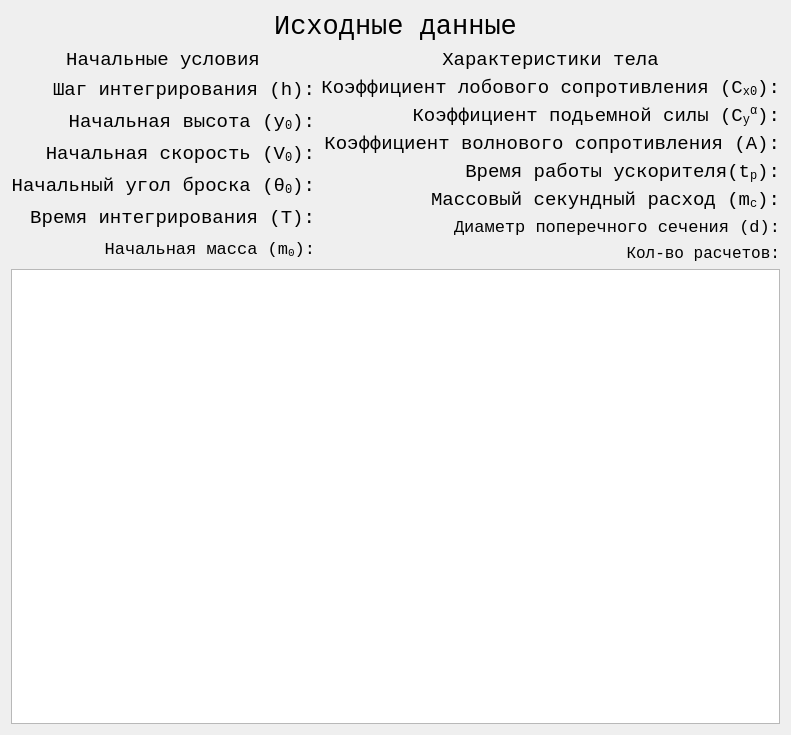
<?xml version="1.0" encoding="UTF-8"?>
<ui version="4.0">
 <class>inputWidget</class>
 <widget class="QWidget" name="inputWidget">
  <property name="geometry">
   <rect>
    <x>0</x>
    <y>0</y>
    <width>768</width>
    <height>735</height>
   </rect>
  </property>
  <property name="font">
   <font>
    <pointsize>13</pointsize>
   </font>
  </property>
  <property name="windowTitle">
   <string>Form</string>
  </property>
  <property name="autoFillBackground">
   <bool>false</bool>
  </property>
  <property name="styleSheet">
   <string notr="true"/>
  </property>
  <layout class="QGridLayout" name="gridLayout_3">
   <item row="1" column="0">
    <layout class="QVBoxLayout" name="verticalLayout_3">
     <item>
      <widget class="QLabel" name="label_2">
       <property name="font">
        <font>
         <family>Courier New</family>
         <pointsize>14</pointsize>
        </font>
       </property>
       <property name="text">
        <string>Начальные условия</string>
       </property>
       <property name="alignment">
        <set>Qt::AlignCenter</set>
       </property>
      </widget>
     </item>
    </layout>
   </item>
   <item row="0" column="0" colspan="2">
    <layout class="QHBoxLayout" name="horizontalLayout">
     <item>
      <widget class="QLabel" name="label">
       <property name="font">
        <font>
         <family>Courier Std</family>
         <pointsize>20</pointsize>
         <weight>50</weight>
         <bold>false</bold>
         <underline>false</underline>
         <kerning>false</kerning>
        </font>
       </property>
       <property name="styleSheet">
        <string notr="true"/>
       </property>
       <property name="text">
        <string>Исходные данные</string>
       </property>
       <property name="alignment">
        <set>Qt::AlignCenter</set>
       </property>
      </widget>
     </item>
    </layout>
   </item>
   <item row="2" column="1">
    <layout class="QVBoxLayout" name="verticalLayout2">
     <item>
      <layout class="QHBoxLayout" name="horizontalLayout_8s">
       <item>
        <widget class="QLabel" name="label_14">
         <property name="font">
          <font>
           <family>Courier New</family>
           <pointsize>13</pointsize>
          </font>
         </property>
         <property name="text">
          <string>&lt;html&gt;&lt;head/&gt;&lt;body&gt;&lt;p&gt;&lt;span style=&quot; font-size:14pt;&quot;&gt;Коэффициент лобового сопротивления (C&lt;/span&gt;&lt;span style=&quot; font-size:14pt; vertical-align:sub;&quot;&gt;x0&lt;/span&gt;&lt;span style=&quot; font-size:14pt;&quot;&gt;)&lt;/span&gt;&lt;span style=&quot; font-size:14pt;&quot;&gt;:&lt;/span&gt;&lt;/p&gt;&lt;/body&gt;&lt;/html&gt;</string>
         </property>
         <property name="alignment">
          <set>Qt::AlignRight|Qt::AlignTrailing|Qt::AlignVCenter</set>
         </property>
        </widget>
       </item>
      </layout>
     </item>
     <item>
      <layout class="QHBoxLayout" name="horizontalLayout_9s">
       <item>
        <widget class="QLabel" name="label_15">
         <property name="font">
          <font>
           <family>Courier New</family>
           <pointsize>13</pointsize>
          </font>
         </property>
         <property name="text">
          <string>&lt;html&gt;&lt;head/&gt;&lt;body&gt;&lt;p&gt;&lt;span style=&quot; font-size:14pt;&quot;&gt;Коэффициент подьемной силы (C&lt;/span&gt;&lt;span style=&quot; font-size:14pt; vertical-align:sub;&quot;&gt;y&lt;/span&gt;&lt;span style=&quot; font-size:14pt; vertical-align:super;&quot;&gt;α&lt;/span&gt;&lt;span style=&quot; font-size:14pt;&quot;&gt;)&lt;/span&gt;&lt;span style=&quot; font-size:14pt;&quot;&gt;:&lt;/span&gt;&lt;/p&gt;&lt;/body&gt;&lt;/html&gt;</string>
         </property>
         <property name="alignment">
          <set>Qt::AlignRight|Qt::AlignTrailing|Qt::AlignVCenter</set>
         </property>
        </widget>
       </item>
      </layout>
     </item>
     <item>
      <layout class="QHBoxLayout" name="horizontalLayout_10s">
       <item>
        <widget class="QLabel" name="label_16">
         <property name="font">
          <font>
           <family>Courier New</family>
           <pointsize>13</pointsize>
          </font>
         </property>
         <property name="text">
          <string>&lt;html&gt;&lt;head/&gt;&lt;body&gt;&lt;p&gt;&lt;span style=&quot; font-size:14pt;&quot;&gt;Коэффициент волнового сопротивления (A):&lt;/span&gt;&lt;/p&gt;&lt;/body&gt;&lt;/html&gt;</string>
         </property>
         <property name="alignment">
          <set>Qt::AlignRight|Qt::AlignTrailing|Qt::AlignVCenter</set>
         </property>
        </widget>
       </item>
      </layout>
     </item>
     <item>
      <layout class="QHBoxLayout" name="horizontalLayout_11s">
       <item>
        <widget class="QLabel" name="label_17">
         <property name="font">
          <font>
           <family>Courier New</family>
           <pointsize>13</pointsize>
          </font>
         </property>
         <property name="text">
          <string>&lt;html&gt;&lt;head/&gt;&lt;body&gt;&lt;p&gt;&lt;span style=&quot; font-size:14pt;&quot;&gt;Время работы ускорителя(t&lt;/span&gt;&lt;span style=&quot; font-size:14pt; vertical-align:sub;&quot;&gt;p&lt;/span&gt;&lt;span style=&quot; font-size:14pt;&quot;&gt;)&lt;/span&gt;&lt;span style=&quot; font-size:14pt;&quot;&gt;:&lt;/span&gt;&lt;/p&gt;&lt;/body&gt;&lt;/html&gt;</string>
         </property>
         <property name="alignment">
          <set>Qt::AlignRight|Qt::AlignTrailing|Qt::AlignVCenter</set>
         </property>
        </widget>
       </item>
      </layout>
     </item>
     <item>
      <layout class="QHBoxLayout" name="horizontalLayout_12s">
       <item>
        <widget class="QLabel" name="label_18">
         <property name="font">
          <font>
           <family>Courier New</family>
           <pointsize>13</pointsize>
          </font>
         </property>
         <property name="text">
          <string>&lt;html&gt;&lt;head/&gt;&lt;body&gt;&lt;p&gt;&lt;span style=&quot; font-size:14pt;&quot;&gt;Массовый секундный расход (m&lt;/span&gt;&lt;span style=&quot; font-size:14pt; vertical-align:sub;&quot;&gt;c&lt;/span&gt;&lt;span style=&quot; font-size:14pt;&quot;&gt;)&lt;/span&gt;&lt;span style=&quot; font-size:14pt;&quot;&gt;:&lt;/span&gt;&lt;/p&gt;&lt;/body&gt;&lt;/html&gt;</string>
         </property>
         <property name="alignment">
          <set>Qt::AlignRight|Qt::AlignTrailing|Qt::AlignVCenter</set>
         </property>
        </widget>
       </item>
      </layout>
     </item>
     <item>
      <layout class="QHBoxLayout" name="horizontalLayout_13s">
       <item>
        <widget class="QLabel" name="label_5">
         <property name="font">
          <font>
           <family>Courier New</family>
           <pointsize>13</pointsize>
          </font>
         </property>
         <property name="mouseTracking">
          <bool>true</bool>
         </property>
         <property name="text">
          <string>Диаметр поперечного сечения (d):</string>
         </property>
         <property name="alignment">
          <set>Qt::AlignRight|Qt::AlignTrailing|Qt::AlignVCenter</set>
         </property>
        </widget>
       </item>
      </layout>
     </item>
     <item>
      <layout class="QHBoxLayout" name="horizontalLayout_14s">
       <item>
        <widget class="QLabel" name="label_6">
         <property name="font">
          <font>
           <family>Courier New</family>
           <pointsize>12</pointsize>
          </font>
         </property>
         <property name="text">
          <string>Кол-во расчетов:</string>
         </property>
         <property name="alignment">
          <set>Qt::AlignRight|Qt::AlignTrailing|Qt::AlignVCenter</set>
         </property>
        </widget>
       </item>
      </layout>
     </item>
    </layout>
   </item>
   <item row="1" column="1">
    <layout class="QVBoxLayout" name="verticalLayout_4">
     <item>
      <widget class="QLabel" name="label_3">
       <property name="font">
        <font>
         <family>Courier New</family>
         <pointsize>14</pointsize>
        </font>
       </property>
       <property name="text">
        <string>Характеристики тела</string>
       </property>
       <property name="alignment">
        <set>Qt::AlignCenter</set>
       </property>
      </widget>
     </item>
    </layout>
   </item>
   <item row="2" column="0">
    <layout class="QVBoxLayout" name="verticalLayout1">
     <item>
      <layout class="QHBoxLayout" name="horizontalLayout_1s">
       <item>
        <widget class="QLabel" name="label_9">
         <property name="font">
          <font>
           <family>Courier New</family>
           <pointsize>13</pointsize>
          </font>
         </property>
         <property name="text">
          <string>&lt;html&gt;&lt;head/&gt;&lt;body&gt;&lt;p&gt;&lt;span style=&quot; font-size:14pt;&quot;&gt;Шаг интегрирования (h):&lt;/span&gt;&lt;/p&gt;&lt;/body&gt;&lt;/html&gt;</string>
         </property>
         <property name="alignment">
          <set>Qt::AlignRight|Qt::AlignTrailing|Qt::AlignVCenter</set>
         </property>
        </widget>
       </item>
      </layout>
     </item>
     <item>
      <layout class="QHBoxLayout" name="horizontalLayout_2s">
       <item>
        <widget class="QLabel" name="label_10">
         <property name="font">
          <font>
           <family>Courier New</family>
           <pointsize>13</pointsize>
          </font>
         </property>
         <property name="text">
          <string>&lt;html&gt;&lt;head/&gt;&lt;body&gt;&lt;p&gt;&lt;span style=&quot; font-size:14pt;&quot;&gt;Начальная высота (y&lt;/span&gt;&lt;span style=&quot; font-size:14pt; vertical-align:sub;&quot;&gt;0&lt;/span&gt;&lt;span style=&quot; font-size:14pt;&quot;&gt;)&lt;/span&gt;&lt;span style=&quot; font-size:14pt;&quot;&gt;:&lt;/span&gt;&lt;/p&gt;&lt;/body&gt;&lt;/html&gt;</string>
         </property>
         <property name="alignment">
          <set>Qt::AlignRight|Qt::AlignTrailing|Qt::AlignVCenter</set>
         </property>
        </widget>
       </item>
      </layout>
     </item>
     <item>
      <layout class="QHBoxLayout" name="horizontalLayout_3s">
       <item>
        <widget class="QLabel" name="label_11">
         <property name="font">
          <font>
           <family>Courier New</family>
           <pointsize>13</pointsize>
          </font>
         </property>
         <property name="text">
          <string>&lt;html&gt;&lt;head/&gt;&lt;body&gt;&lt;p&gt;&lt;span style=&quot; font-size:14pt;&quot;&gt;Начальная скорость (V&lt;/span&gt;&lt;span style=&quot; font-size:14pt; vertical-align:sub;&quot;&gt;0&lt;/span&gt;&lt;span style=&quot; font-size:14pt;&quot;&gt;)&lt;/span&gt;&lt;span style=&quot; font-size:14pt;&quot;&gt;:&lt;/span&gt;&lt;/p&gt;&lt;/body&gt;&lt;/html&gt;</string>
         </property>
         <property name="alignment">
          <set>Qt::AlignRight|Qt::AlignTrailing|Qt::AlignVCenter</set>
         </property>
        </widget>
       </item>
      </layout>
     </item>
     <item>
      <layout class="QHBoxLayout" name="horizontalLayout_4s">
       <item>
        <widget class="QLabel" name="label_12">
         <property name="font">
          <font>
           <family>Courier New</family>
           <pointsize>13</pointsize>
          </font>
         </property>
         <property name="text">
          <string>&lt;html&gt;&lt;head/&gt;&lt;body&gt;&lt;p&gt;&lt;span style=&quot; font-size:14pt;&quot;&gt;Начальный угол броска (θ&lt;/span&gt;&lt;span style=&quot; font-size:14pt; vertical-align:sub;&quot;&gt;0&lt;/span&gt;&lt;span style=&quot; font-size:14pt;&quot;&gt;)&lt;/span&gt;&lt;span style=&quot; font-size:14pt;&quot;&gt;:&lt;/span&gt;&lt;/p&gt;&lt;/body&gt;&lt;/html&gt;</string>
         </property>
         <property name="alignment">
          <set>Qt::AlignRight|Qt::AlignTrailing|Qt::AlignVCenter</set>
         </property>
        </widget>
       </item>
      </layout>
     </item>
     <item>
      <layout class="QHBoxLayout" name="horizontalLayout_5s">
       <item>
        <widget class="QLabel" name="label_13">
         <property name="font">
          <font>
           <family>Courier New</family>
           <pointsize>13</pointsize>
          </font>
         </property>
         <property name="text">
          <string>&lt;html&gt;&lt;head/&gt;&lt;body&gt;&lt;p&gt;&lt;span style=&quot; font-size:14pt;&quot;&gt;Время интегрирования (T):&lt;/span&gt;&lt;/p&gt;&lt;/body&gt;&lt;/html&gt;</string>
         </property>
         <property name="alignment">
          <set>Qt::AlignRight|Qt::AlignTrailing|Qt::AlignVCenter</set>
         </property>
        </widget>
       </item>
      </layout>
     </item>
     <item>
      <layout class="QHBoxLayout" name="horizontalLayout_6s">
       <item>
        <widget class="QLabel" name="label_4">
         <property name="font">
          <font>
           <family>Courier New</family>
           <pointsize>13</pointsize>
          </font>
         </property>
         <property name="mouseTracking">
          <bool>true</bool>
         </property>
         <property name="text">
          <string>&lt;html&gt;&lt;head/&gt;&lt;body&gt;&lt;p&gt;Начальная масса (m&lt;span style=&quot; vertical-align:sub;&quot;&gt;0&lt;/span&gt;):&lt;/p&gt;&lt;/body&gt;&lt;/html&gt;</string>
         </property>
         <property name="alignment">
          <set>Qt::AlignRight|Qt::AlignTrailing|Qt::AlignVCenter</set>
         </property>
        </widget>
       </item>
      </layout>
     </item>
     <item>
      <layout class="QHBoxLayout" name="horizontalLayout_7s"/>
     </item>
    </layout>
   </item>
   <item row="3" column="0" colspan="2">
    <layout class="QVBoxLayout" name="verticalLayout">
     <item>
      <widget class="QTextEdit" name="textEdit">
       <property name="font">
        <font>
         <family>Courier New</family>
         <pointsize>12</pointsize>
        </font>
       </property>
      </widget>
     </item>
    </layout>
   </item>
  </layout>
 </widget>
 <resources/>
 <connections/>
</ui>
